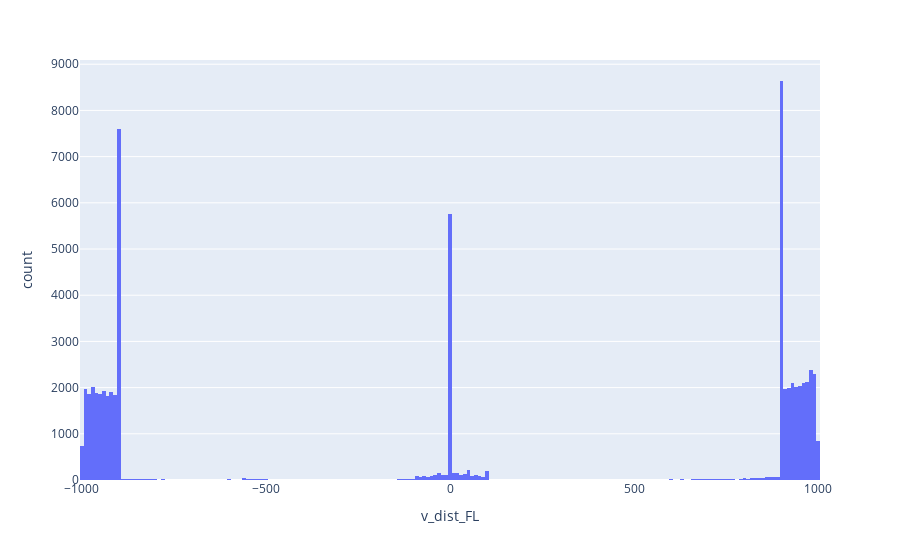

Source (notebook cell):
### Code cell
import plotly.express as px

px.histogram(ce_v8, x='v_dist_FL', nbins = 200)

### Figure 1 — Plotly figure (JSON) as saved in the notebook; plotly's stock layout.template omitted (floating-point values rounded to 4 significant figures; data arrays with more than 128 entries replaced by an {"elided": "..."} marker saying what was removed)
{"data": [{"bingroup": "x", "hovertemplate": "v_dist_FL=%{x}<br>count=%{y}<extra></extra>", "legendgroup": "", "marker": {"color": "#636efa", "pattern": {"shape": ""}}, "name": "", "nbinsx": 200, "orientation": "v", "showlegend": false, "type": "histogram", "x": {"elided": "63580 float values"}, "xaxis": "x", "yaxis": "y"}], "layout": {"barmode": "relative", "legend": {"tracegroupgap": 0}, "margin": {"t": 60}, "xaxis": {"anchor": "y", "domain": [0, 1], "title": {"text": "v_dist_FL"}}, "yaxis": {"anchor": "x", "domain": [0, 1], "title": {"text": "count"}}}}
